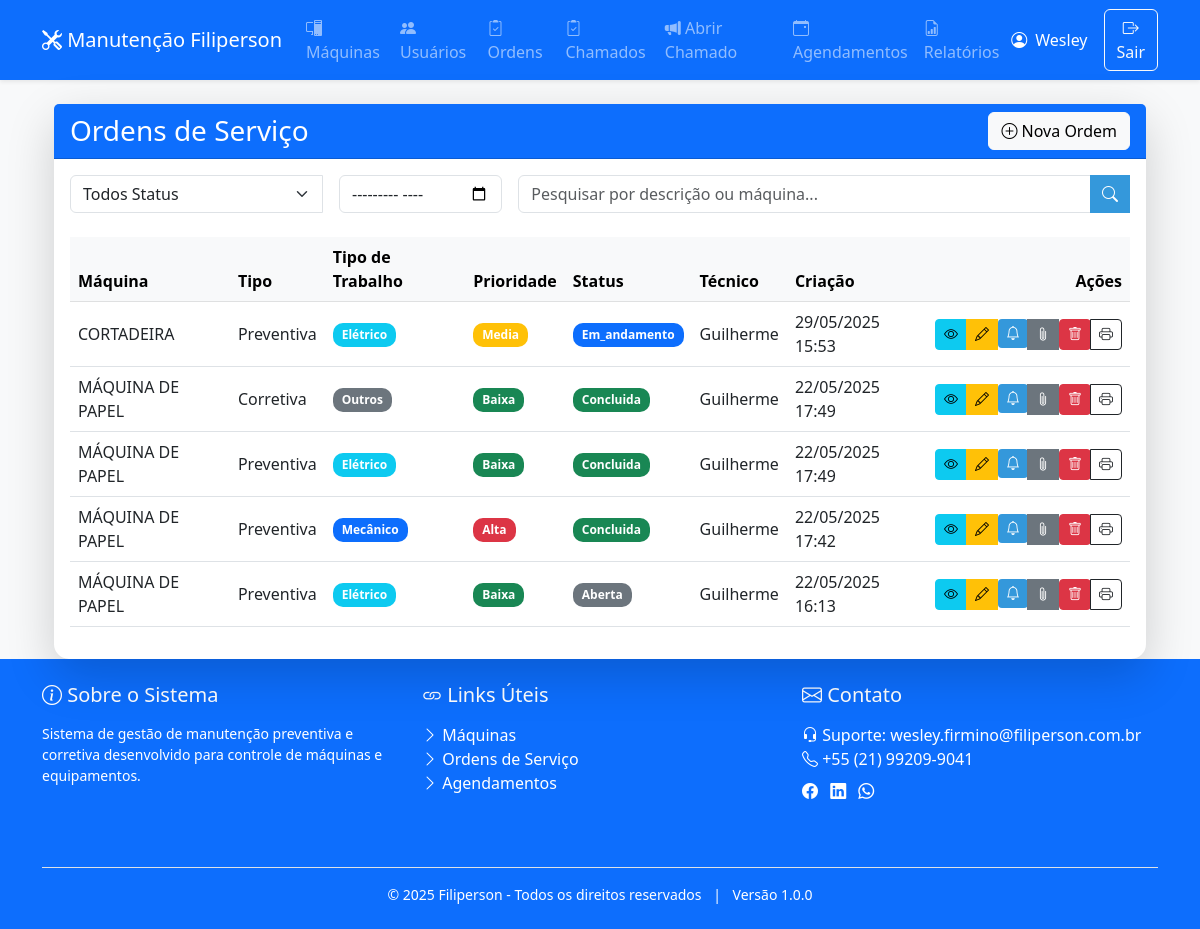
Screenshot of /orders.php (signed in) with the database file from the repository.
### tables this page shows
CREATE TABLE `service_orders` (
  `id` int NOT NULL AUTO_INCREMENT,
  `machine_id` int NOT NULL,
  `type` enum('preventiva','corretiva','preditiva') NOT NULL,
  `work_type` varchar(20) NOT NULL,
  `description` text,
  `status` enum('aberta','em_andamento','concluida') DEFAULT 'aberta',
  `scheduled_at` datetime DEFAULT NULL,
  `planned_end_at` datetime DEFAULT NULL COMMENT 'Data/Hora prevista para término da OS',
  `created_at` datetime DEFAULT CURRENT_TIMESTAMP,
  `scheduled_date` date DEFAULT NULL,
  `completed_date` date DEFAULT NULL,
  `user_id` int DEFAULT NULL,
  `requester_name` varchar(255) DEFAULT NULL,
  `department` varchar(100) NOT NULL,
  `priority` enum('baixa','media','alta') DEFAULT 'media',
  PRIMARY KEY (`id`),
  KEY `machine_id` (`machine_id`),
  KEY `user_id` (`user_id`),
  CONSTRAINT `service_orders_ibfk_1` FOREIGN KEY (`machine_id`) REFERENCES `machines` (`id`),
  CONSTRAINT `service_orders_ibfk_2` FOREIGN KEY (`user_id`) REFERENCES `users` (`id`)
);

CREATE TABLE `machines` (
  `id` int NOT NULL AUTO_INCREMENT,
  `name` varchar(100) NOT NULL,
  `model` varchar(50) DEFAULT NULL,
  `manufacturer` varchar(50) DEFAULT NULL,
  `acquisition_date` date DEFAULT NULL,
  `description` text,
  `created_at` datetime DEFAULT CURRENT_TIMESTAMP,
  `sector` varchar(100) NOT NULL,
  `equipment` varchar(100) NOT NULL,
  `axis` varchar(50) DEFAULT NULL,
  `rotor` varchar(50) DEFAULT NULL,
  `gasket` varchar(50) DEFAULT NULL,
  `motor` varchar(50) DEFAULT NULL,
  `hp` varchar(20) DEFAULT NULL,
  `rpm` varchar(20) DEFAULT NULL,
  `amp` varchar(20) DEFAULT NULL,
  `motor_bearing` varchar(50) DEFAULT NULL,
  PRIMARY KEY (`id`)
);

CREATE TABLE `users` (
  `id` int NOT NULL AUTO_INCREMENT,
  `username` varchar(50) NOT NULL,
  `password` varchar(255) NOT NULL,
  `email` varchar(100) NOT NULL,
  `phone` varchar(20) DEFAULT NULL,
  `role` enum('admin','technician','requester') DEFAULT 'technician',
  `created_at` datetime DEFAULT CURRENT_TIMESTAMP,
  PRIMARY KEY (`id`),
  UNIQUE KEY `username` (`username`)
);

### orders.php (the view, shortened to what this page needs)
<?php
$pdo = Database::getInstance();
$status = $_GET['status'] ?? 'all';
$search = isset($_GET['search']) ? "%{$_GET['search']}%" : '%';
$month = $_GET['month'] ?? '';
$query = "SELECT
    o.id,
    o.type,
    o.work_type,
    o.priority,
    o.status,
    o.created_at,
    m.name as machine_name,
    u.username as technician,
    u.id as technician_id
    FROM service_orders o
    LEFT JOIN machines m ON o.machine_id = m.id
    LEFT JOIN users u ON o.user_id = u.id
    WHERE (o.description LIKE ? OR m.name LIKE ? OR o.type LIKE ? OR o.work_type LIKE ?)";
$params = [$search, $search, $search, $search];
$query .= " ORDER BY o.created_at DESC";
$stmt = $pdo->prepare($query);
$stmt->execute($params);
$orders = $stmt->fetchAll();
include 'header.php';
?>
<div class="container">
    <div class="card shadow-lg mt-4">
        <div class="card-header bg-primary text-white">
            <div class="d-flex justify-content-between align-items-center">
                <h3 class="mb-0"><i class="bi bi-clipboard-checklist"></i> Ordens de Serviço</h3>
                <?php if (!$is_technician): ?>
                    <a href="order_create.php" class="btn btn-light">
                        <i class="bi bi-plus-circle"></i> Nova Ordem
                    </a>
                <?php endif; ?>
            </div>
        </div>
        <div class="card-body">
            <div class="row mb-4 g-3">
                <div class="col-md-3">
                    <form method="GET" class="input-group">
                        <select name="status" class="form-select" onchange="this.form.submit()">
                            <option value="all" <?= $status === 'all' ? 'selected' : '' ?>>Todos Status</option>
                        </select>
                    </form>
                </div>
                <div class="col-md-2">
                    <form method="GET">
                        <input type="month" name="month" class="form-control"
                            value="<?= htmlspecialchars($month) ?>"
                            onchange="this.form.submit()">
                    </form>
                </div>
                <div class="col-md-7">
                    <form method="GET">
                        <div class="input-group">
                            <input type="text" name="search" class="form-control"
                                placeholder="Pesquisar por descrição ou máquina..."
                                value="<?= htmlspecialchars($_GET['search'] ?? '') ?>">
                            <button type="submit" class="btn btn-primary">
                                <i class="bi bi-search"></i>
                            </button>
                        </div>
                    </form>
                </div>
            </div>
            <div class="table-responsive">
                <table class="table table-hover align-middle">
                    <thead class="table-light">
                        <tr>
                            <th>Máquina</th>
                            <th>Tipo</th>
                            <th>Tipo de Trabalho</th>
                            <th>Prioridade</th>
                            <th>Status</th>
                            <th>Técnico</th>
                            <th>Criação</th>
                            <th class="text-end">Ações</th>
                        </tr>
                    </thead>
                    <tbody>
                        <?php foreach ($orders as $order): ?>
                        <tr>
                            <td><?= htmlspecialchars($order['machine_name']) ?></td>
                            <td><?= ucfirst($order['type']) ?></td>
                            <td>
                                <span class="badge bg-<?= match($order['work_type']) {
                                    'elétrico' => 'info',
                                    'mecânico' => 'primary',
                                    'civil' => 'warning',
                                    'outros' => 'secondary',
                                    default => 'light'
                                } ?>">
                                    <?= ucfirst($order['work_type']) ?>
                                </span>
                            </td>
                            <td>
                                <span class="badge bg-<?= match($order['priority']) {
                                    'baixa' => 'success',
                                    'media' => 'warning',
                                    'alta' => 'danger',
                                    default => 'light'
                                } ?>">
                                    <?= ucfirst($order['priority']) ?>
                                </span>
                            </td>
                            <td>
                                <span class="badge bg-<?= match($order['status']) {
                                    'aberta' => 'secondary',
                                    'em_andamento' => 'primary',
                                    'concluida' => 'success',
                                    default => 'light'
                                } ?>">
                                    <?= ucfirst($order['status']) ?>
                                </span>
                            </td>
                            <td><?= htmlspecialchars($order['technician'] ?? 'Não atribuído') ?></td>
                            <td><?= date('d/m/Y H:i', strtotime($order['created_at'])) ?></td>
                            <td class="text-end">
                                <div class="btn-group">
                                    <a href="order_view.php?id=<?= $order['id'] ?>"
                                       class="btn btn-sm btn-info"
                                       title="Visualizar">
                                        <i class="bi bi-eye"></i>
                                    </a>
                                    <?php if (!$is_technician): ?>
                                        <a href="order_edit.php?id=<?= $order['id'] ?>"
                                           class="btn btn-sm btn-warning"
                                           title="Editar">
                                            <i class="bi bi-pencil"></i>
                                        </a>
                                        <?php if ($order['technician_id']): ?>
                                        <form method="POST" style="display: inline;">
                                            <button type="submit" name="notify_technician"
                                                    class="btn btn-sm btn-primary"
                                                    title="Notificar Técnico"
                                                    onclick="return confirm('Enviar notificação para <?= htmlspecialchars($order['technician']) ?>?')">
                                                <i class="bi bi-bell"></i>
                                            </button>
                                        </form>
                                        <?php endif; ?>
                                        <a href="attachments_view.php?id=<?= $order['id'] ?>"
                                           class="btn btn-sm btn-secondary"
                                           title="Anexos">
                                            <i class="bi bi-paperclip"></i>
                                        </a>
                                        <form method="POST" action="order_delete.php" style="display: inline;">
                                            <button type="submit" class="btn btn-sm btn-danger"
                                                    title="Excluir"
                                                    onclick="return confirm('Tem certeza que deseja excluir esta ordem?')">
                                                <i class="bi bi-trash"></i>
                                            </button>
                                        </form>
                                        <a href="order_print.php?id=<?= $order['id'] ?>"
                                           class="btn btn-sm btn-outline-dark"
                                           title="Imprimir"
                                           target="_blank">
                                            <i class="bi bi-printer"></i>
                                        </a>
                                    <?php endif; ?>
                                </div>
                            </td>
                        </tr>
                        <?php endforeach; ?>
                    </tbody>
                </table>
            </div>
        </div>
    </div>
</div>
<?php include 'footer.php'; ?>

### header.php (shortened to what this page needs)
<?php
$is_admin = false;
if (isset($_SESSION['user_id'])) {
    $pdo = Database::getInstance();
    $stmt = $pdo->prepare("SELECT role FROM users WHERE id = ?");
    $stmt->execute([$_SESSION['user_id']]);
    $user = $stmt->fetch();
    $is_technician = ($user['role'] ?? '') === 'technician';
    $is_admin = ($user['role'] ?? '') === 'admin';
}
?>
<!DOCTYPE html>
<html lang="pt-BR">
<head>
    <link href="https://cdn.jsdelivr.net/npm/bootstrap@5.3.0/dist/css/bootstrap.min.css" rel="stylesheet">
    <link rel="stylesheet" href="https://cdn.jsdelivr.net/npm/bootstrap-icons@1.11.1/font/bootstrap-icons.css">
    <link rel="stylesheet" href="styles.css">
</head>
<body class="bg-light">
    <nav class="navbar navbar-expand-lg navbar-dark bg-primary shadow-sm">
        <div class="container">
            <a class="navbar-brand" href="index.php">
                <i class="bi bi-tools"></i> Manutenção Filiperson
            </a>
            <div class="collapse navbar-collapse" id="navbarNav">
                <ul class="navbar-nav me-auto">
                    <li class="nav-item"><a class="nav-link" href="machines.php"><i class="bi bi-pc-display"></i> Máquinas</a></li>
                    <?php if ($is_admin): ?>
                        <li class="nav-item"><a class="nav-link" href="users.php"><i class="bi bi-people-fill"></i> Usuários</a></li>
                    <?php endif; ?>
                    <li class="nav-item"><a class="nav-link" href="orders.php"><i class="bi bi-clipboard2-check"></i> Ordens</a></li>
		    <li class="nav-item"><a class="nav-link" href="chamados.php"><i class="bi bi-clipboard2-check"></i> Chamados</a></li>
                    <li class="nav-item"><a class="nav-link" href="chamado_create.php"><i class="bi bi-megaphone-fill"></i> Abrir Chamado</a></li>
                    <li class="nav-item"><a class="nav-link" href="schedules.php"><i class="bi bi-calendar-event"></i> Agendamentos</a></li>
                    <li class="nav-item"><a class="nav-link" href="reports.php"><i class="bi bi-file-earmark-bar-graph"></i> Relatórios</a></li>
                </ul>
                <div class="d-flex">
                    <?php if (isset($_SESSION['username'])): ?>
                        <span class="text-white me-3 d-flex align-items-center">
                            <i class="bi bi-person-circle me-2"></i>
                            <?= htmlspecialchars($_SESSION['username']) ?>
                        </span>
                    <?php endif; ?>
                    <a href="logout.php" class="btn btn-outline-light">
                        <i class="bi bi-box-arrow-right"></i> Sair
                    </a>
                </div>
            </div>
        </div>
    </nav>
    <div class="container mt-4">

### footer.php (shortened to what this page needs)
        </div>
        <footer class="footer mt-auto py-4 bg-primary text-white">
            <div class="container">
                <div class="row">
                    <div class="col-md-4 mb-4">
                        <h5 class="mb-3"><i class="bi bi-info-circle"></i> Sobre o Sistema</h5>
                        <p class="mb-0 small">Sistema de gestão de manutenção preventiva e corretiva desenvolvido para controle de máquinas e equipamentos.</p>
                    </div>
                    <div class="col-md-4 mb-4">
                        <h5 class="mb-3"><i class="bi bi-link"></i> Links Úteis</h5>
                        <ul class="list-unstyled">
                            <li><a href="machines.php" class="text-white text-decoration-none"><i class="bi bi-chevron-right"></i> Máquinas</a></li>
                            <li><a href="orders.php" class="text-white text-decoration-none"><i class="bi bi-chevron-right"></i> Ordens de Serviço</a></li>
                            <li><a href="schedules.php" class="text-white text-decoration-none"><i class="bi bi-chevron-right"></i> Agendamentos</a></li>
                        </ul>
                    </div>
                    <div class="col-md-4 mb-4">
                        <h5 class="mb-3"><i class="bi bi-envelope"></i> Contato</h5>
                        <ul class="list-unstyled">
                            <li><i class="bi bi-headset"></i> Suporte: wesley.firmino@filiperson.com.br</li>
                            <li><i class="bi bi-telephone"></i> +55 (21) 99209-9041</li>
                            <li class="mt-2">
                                <div class="social-links">
                                    <a href="#" class="text-white me-2"><i class="bi bi-facebook"></i></a>
                                    <a href="#" class="text-white me-2"><i class="bi bi-linkedin"></i></a>
                                    <a href="#" class="text-white me-2"><i class="bi bi-whatsapp"></i></a>
                                </div>
                            </li>
                        </ul>
                    </div>
                </div>
                <div class="border-top pt-3 mt-4 text-center">
                    <p class="mb-0 small">
                        &copy; <?= date('Y') ?> Filiperson - Todos os direitos reservados
                        <span class="mx-2">|</span>
                        Versão 1.0.0
                    </p>
                </div>
            </div>
        </footer>
    </body>
</html>

### styles.css (style rules this page uses)
:root { --primary-color: #2c3e50; --secondary-color: #3498db; --success-color: #27ae60; --warning-color: #f1c40f; --danger-color: #e74c3c; }
body { background-color: #f8f9fa; min-height: 100vh; }
.card { border: none; border-radius: 15px; transition: transform 0.3s ease; }
.badge { padding: 0.5em 0.75em; border-radius: 10px; }
.btn-primary { background-color: var(--secondary-color); border: none; }

### rows the page displays
service_orders: machine.name "CORTADEIRA", type "Preventiva", work_type "Elétrico", priority "Media", status "Em_andamento", user.username "Guilherme", created_at "29/05/2025 15:53"
service_orders: machine.name "MÁQUINA DE PAPEL", type "Corretiva", work_type "Outros", priority "Baixa", status "Concluida", user.username "Guilherme", created_at "22/05/2025 17:49"
service_orders: machine.name "MÁQUINA DE PAPEL", type "Preventiva", work_type "Elétrico", priority "Baixa", status "Concluida", user.username "Guilherme", created_at "22/05/2025 17:49"
service_orders: machine.name "MÁQUINA DE PAPEL", type "Preventiva", work_type "Mecânico", priority "Alta", status "Concluida", user.username "Guilherme", created_at "22/05/2025 17:42"
service_orders: machine.name "MÁQUINA DE PAPEL", type "Preventiva", work_type "Elétrico", priority "Baixa", status "Aberta", user.username "Guilherme", created_at "22/05/2025 16:13"

### other values shown
$_SESSION['username'] "Wesley"
